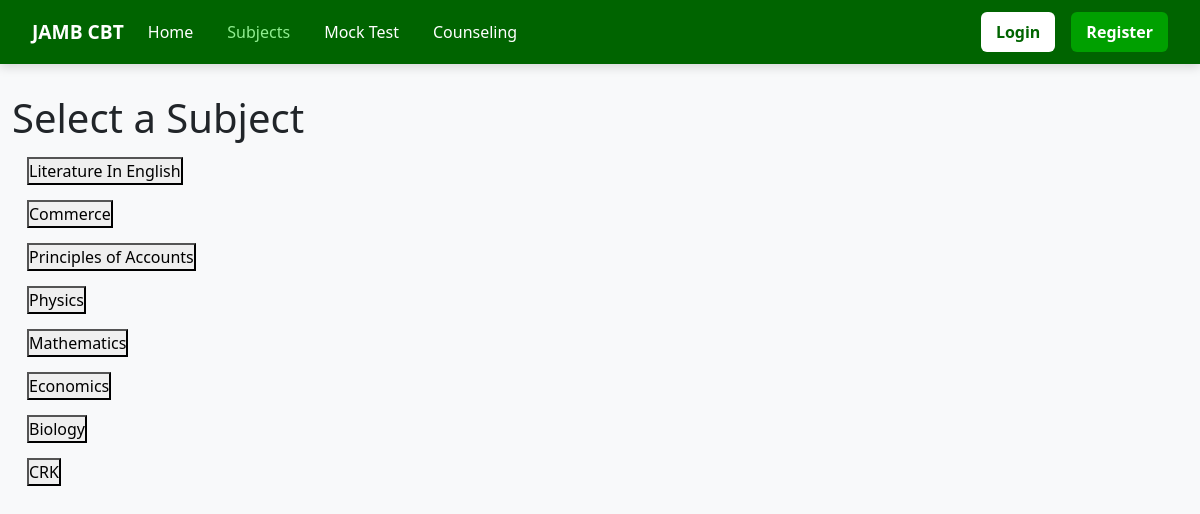
Screenshot of /exams/subjects/ with the database file from the repository.
### exams/models.py (models this page shows, shortened)
class Subject(models.Model):
    name = models.CharField(max_length=200)

### exams/views.py (the view)
# urls.py: path("subjects/", views.subjects, name="subjects"),
def subjects(request):
    subjects = Subject.objects.exclude(name__iexact="use of english")
    return render(request, "exams/subjects.html", {"subjects": subjects})

### exams/templates/exams/subjects.html
{% extends "exams/base.html" %}
{% block content %}
<h1>Select a Subject</h1>
{% for subject in subjects %}
<div style="margin:15px">
<a href="/exams/past/{{ subject.id }}/">
<button>{{ subject.name }}</button>
</a>
</div>
{% endfor %}
{% endblock %}

### exams/templates/exams/base.html (shortened to what this page needs)
<!DOCTYPE html>
<html lang="en">
<head>
    <link href="https://cdn.jsdelivr.net/npm/bootstrap@5.3.3/dist/css/bootstrap.min.css"
          rel="stylesheet">
</head>
<body>
    <nav class="navbar navbar-expand-lg navbar-dark">
    <div class="container-fluid">
        <a class="navbar-brand"
           href="{% url 'home' %}">
            JAMB CBT
        </a>
        <div class="collapse navbar-collapse justify-content-between"
             id="navbarNav">
            <ul class="navbar-nav flex-row flex-wrap justify-content-center gap-2">
                <li class="nav-item">
                    <a class="nav-link {% if request.path == '/' %}active{% endif %}"
                       href="{% url 'home' %}">
                        Home
                    </a>
                </li>
                <li class="nav-item">
                    <a class="nav-link {% if 'subjects' in request.path or 'past' in request.path %}active{% endif %}"
                       href="{% url 'subjects' %}">
                        Subjects
                    </a>
                </li>
                <li class="nav-item">
                    <a class="nav-link {% if 'mock-test' in request.path %}active{% endif %}"
                       href="{% url 'mock_test' %}">
                        Mock Test
                    </a>
                </li>
                <li class="nav-item">
                    <a class="nav-link"
                       href="{% url 'counseling' %}">
                        Counseling
                    </a>
                </li>
            </ul>
            <div class="d-flex align-items-center justify-content-center gap-2 mt-2 mt-lg-0">
                {% if user.is_authenticated %}
                    <span class="welcome-text">
                        Welcome, {{ user.username }}
                    </span>
                    <a href="{% url 'logout' %}"
                       class="btn btn-light btn-sm">
                        Logout
                    </a>
                {% else %}
                    <a href="{% url 'login' %}"
                       class="login-btn">
                        Login
                    </a>
                    <a href="{% url 'register' %}"
                       class="register-btn">
                        Register
                    </a>
                {% endif %}
            </div>
        </div>
    </div>
</nav>
    <div class="container-fluid main-container">
        {% block content %}
        {% endblock %}
    </div>
</body>
</html>

### exams/templates/exams/base.html (style rules this page uses)
* { margin:0; padding:0; box-sizing:border-box; }
body { font-family:'Segoe UI', Arial, sans-serif; background-color:#f8f9fa; }
.navbar { background-color:#006400; box-shadow:0 3px 10px rgba(0,0,0,0.15); padding:12px 20px; }
.navbar-brand { color:white !important; font-weight:bold; font-size:1.2rem; }
.navbar-nav .nav-link { color:white !important; font-weight:500; margin-right:10px; }
.navbar-nav .nav-link.active { color:#90EE90 !important; }
.login-btn { background:white; color:#006400 !important; padding:8px 15px; border-radius:6px; text-decoration:none; font-weight:600; margin-right:8px; }
.register-btn { background:#00a000; color:white !important; padding:8px 15px; border-radius:6px; text-decoration:none; font-weight:600; }
.main-container { padding-top:30px; padding-bottom:50px; }

### rows the page displays
Subject: name "Literature In English"
Subject: name "Commerce"
Subject: name "Principles of Accounts"
Subject: name "Physics"
Subject: name "Mathematics"
Subject: name "Economics"
Subject: name "Biology"
Subject: name "CRK"
